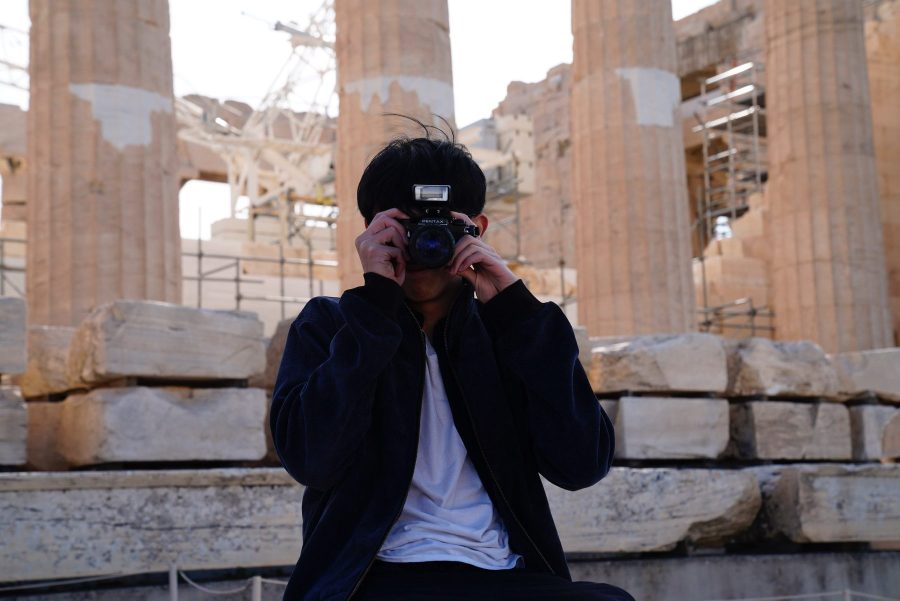
#> input picture assets/img/travel/athens-lg.jpg, 1800 x 1201 px, given in place of Apparentely, its dromedaries, not camels.jpg, which was not available (shown at 1/2 size)
$ python optimize-photos.py
#> lines starting #> are read from the running program, lines starting #| are printed output that depends on the picture
from PIL import Image, ImageOps
import os, json
SRC = os.path.expanduser("~/mnt/portfolio/photos/travel")
OUT = os.path.join(SRC, "optimized")
M = {
 "Apparentely, its dromedaries, not camels.jpg": "morocco",
 "baguette, nom nom! (It was pretty dry .-.).jpg": "paris",
 "Cliffs of Moher, Ireland!.jpg": "moher",
 "Prague, from the castle steps.jpg": "prague",
 "Lake Como. Ruined the Hudson for me.jpg": "como",
 "Say Cheese! At the Acropolis in Greece.jpg": "athens",
 "The phone booth didn't work.jpg": "london",
 "When in Rome, do as the Romans do!.jpg": "rome",
}
info = {}
for fn, slug in M.items():
    p = os.path.join(SRC, fn)
    im = Image.open(p)
#> im is the input picture: PIL image 1800x1201 RGB; mean R, G, B 127.5, 114.4, 112.9
    im = ImageOps.exif_transpose(im).convert("RGB")
    info[slug] = {"w": im.width, "h": im.height, "ratio": round(im.width/im.height, 3)}
    for tag, maxw in (("sm", 900), ("lg", 1800)):
        c = im.copy()
        c.thumbnail((maxw, maxw), Image.LANCZOS)
        c.save(os.path.join(OUT, f"{slug}-{tag}.jpg"), "JPEG", quality=82, optimize=True, progressive=True)
        c.save(os.path.join(OUT, f"{slug}-{tag}.webp"), "WEBP", quality=80, method=6)
#> this loop made 2 passes
#> pass 1, `c.save(os.path.join(OUT, f"{slug}-{tag}.jpg"), "JPEG", quality=82, opt..`:
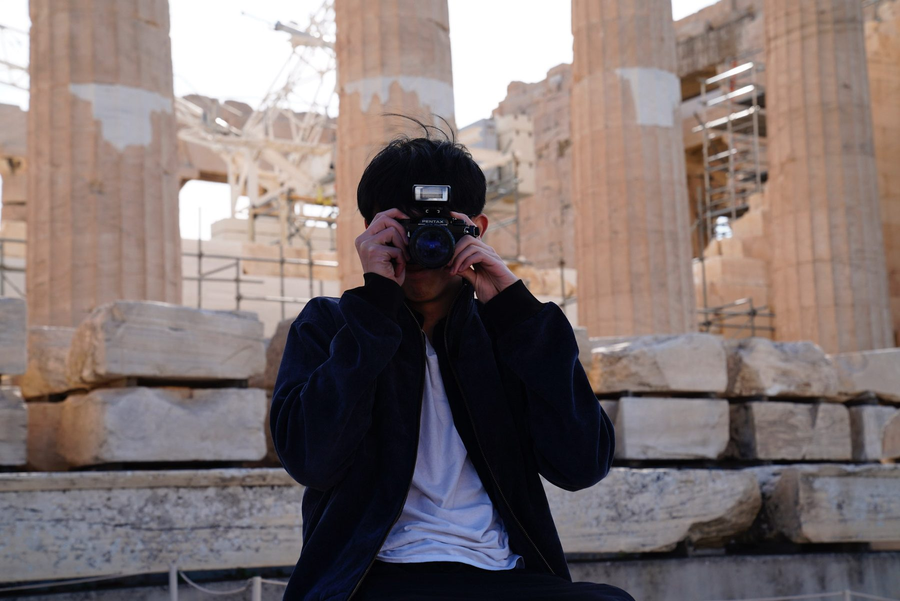
#> saved as morocco-sm.jpg: PIL image 900x601 RGB; mean R, G, B 127.5, 114.4, 112.9
#> pass 2 of the loop `for fn, slug in M.items():`:
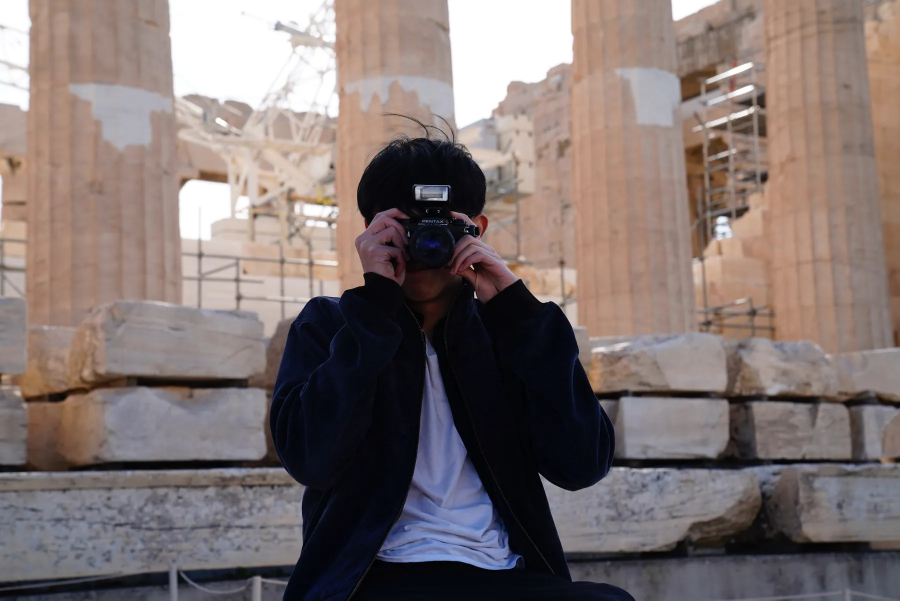
#> input picture assets/img/travel/athens-lg.webp, 1800 x 1201 px, given in place of baguette, nom nom! (It was pretty dry .-.).jpg, which was not available (shown at 1/2 size)
#> im is the input picture: PIL image 1800x1201 RGB; mean R, G, B 127.3, 114.7, 112.7
#> the loop `for tag, maxw in (("sm", 900), ("lg", 1800)):` made 2 passes
#> pass 1, `c.save(os.path.join(OUT, f"{slug}-{tag}.jpg"), "JPEG", quality=82, opt..`:
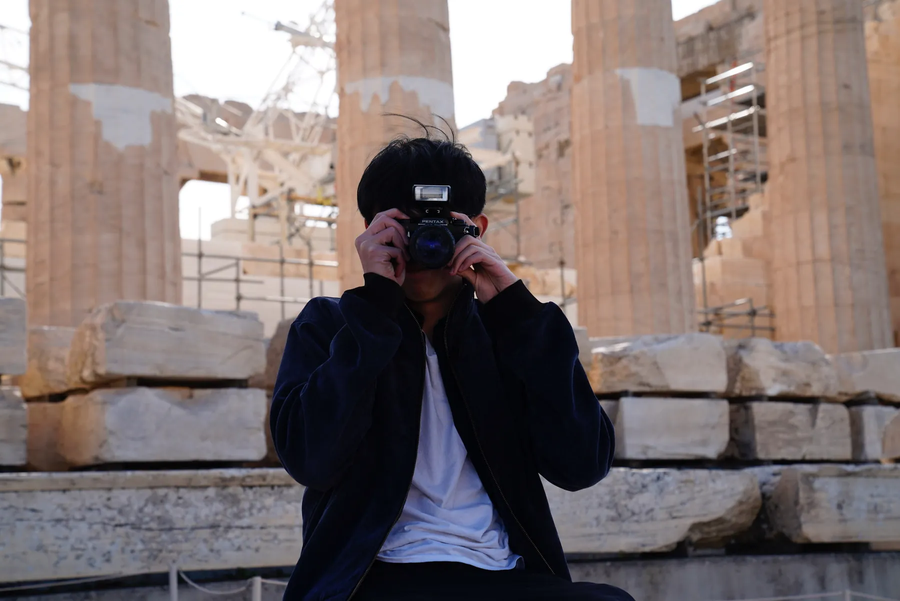
#> saved as paris-sm.jpg: PIL image 900x601 RGB; mean R, G, B 127.3, 114.7, 112.7
#> (the run stopped early here; a loop or call above may not have finished)
